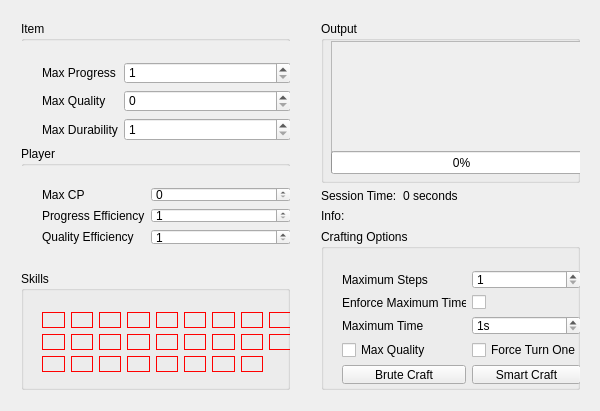
<?xml version="1.0" encoding="UTF-8"?>
<ui version="4.0">
 <class>CrafterOfLightClass</class>
 <widget class="QWidget" name="CrafterOfLightClass">
  <property name="geometry">
   <rect>
    <x>0</x>
    <y>0</y>
    <width>600</width>
    <height>411</height>
   </rect>
  </property>
  <property name="sizePolicy">
   <sizepolicy hsizetype="MinimumExpanding" vsizetype="MinimumExpanding">
    <horstretch>0</horstretch>
    <verstretch>0</verstretch>
   </sizepolicy>
  </property>
  <property name="windowTitle">
   <string>CrafterOfLight</string>
  </property>
  <widget class="QWidget" name="verticalLayoutWidget">
   <property name="geometry">
    <rect>
     <x>10</x>
     <y>10</y>
     <width>291</width>
     <height>391</height>
    </rect>
   </property>
   <layout class="QVBoxLayout" name="verticalLayout">
    <property name="sizeConstraint">
     <enum>QLayout::SizeConstraint::SetMinimumSize</enum>
    </property>
    <item>
     <widget class="QGroupBox" name="itemBox">
      <property name="title">
       <string>Item</string>
      </property>
      <widget class="QScrollArea" name="scrollArea">
       <property name="geometry">
        <rect>
         <x>0</x>
         <y>20</y>
         <width>291</width>
         <height>121</height>
        </rect>
       </property>
       <property name="frameShape">
        <enum>QFrame::Shape::NoFrame</enum>
       </property>
       <property name="widgetResizable">
        <bool>true</bool>
       </property>
       <widget class="QWidget" name="scrollAreaWidgetContents">
        <property name="geometry">
         <rect>
          <x>0</x>
          <y>0</y>
          <width>291</width>
          <height>121</height>
         </rect>
        </property>
        <widget class="QWidget" name="formLayoutWidget">
         <property name="geometry">
          <rect>
           <x>10</x>
           <y>10</y>
           <width>271</width>
           <height>101</height>
          </rect>
         </property>
         <layout class="QFormLayout" name="formLayout">
          <item row="0" column="0">
           <widget class="QLabel" name="label">
            <property name="text">
             <string>Max Progress</string>
            </property>
           </widget>
          </item>
          <item row="0" column="1">
           <widget class="QSpinBox" name="spinBox_itemProgress">
            <property name="buttonSymbols">
             <enum>QAbstractSpinBox::ButtonSymbols::UpDownArrows</enum>
            </property>
            <property name="minimum">
             <number>1</number>
            </property>
            <property name="maximum">
             <number>10000</number>
            </property>
           </widget>
          </item>
          <item row="1" column="1">
           <widget class="QSpinBox" name="spinBox_itemQuality">
            <property name="maximum">
             <number>100000</number>
            </property>
           </widget>
          </item>
          <item row="2" column="1">
           <widget class="QSpinBox" name="spinBox_itemDurability">
            <property name="minimum">
             <number>1</number>
            </property>
            <property name="maximum">
             <number>1000</number>
            </property>
           </widget>
          </item>
          <item row="1" column="0">
           <widget class="QLabel" name="label_2">
            <property name="text">
             <string>Max Quality</string>
            </property>
           </widget>
          </item>
          <item row="2" column="0">
           <widget class="QLabel" name="label_3">
            <property name="text">
             <string>Max Durability</string>
            </property>
           </widget>
          </item>
         </layout>
        </widget>
       </widget>
      </widget>
     </widget>
    </item>
    <item>
     <widget class="QGroupBox" name="playerBox">
      <property name="title">
       <string>Player</string>
      </property>
      <widget class="QScrollArea" name="scrollArea_2">
       <property name="geometry">
        <rect>
         <x>0</x>
         <y>20</y>
         <width>291</width>
         <height>101</height>
        </rect>
       </property>
       <property name="frameShape">
        <enum>QFrame::Shape::NoFrame</enum>
       </property>
       <property name="widgetResizable">
        <bool>true</bool>
       </property>
       <widget class="QWidget" name="scrollAreaWidgetContents_2">
        <property name="geometry">
         <rect>
          <x>0</x>
          <y>0</y>
          <width>291</width>
          <height>101</height>
         </rect>
        </property>
        <widget class="QWidget" name="formLayoutWidget_2">
         <property name="geometry">
          <rect>
           <x>10</x>
           <y>10</y>
           <width>271</width>
           <height>80</height>
          </rect>
         </property>
         <layout class="QFormLayout" name="formLayout_2">
          <item row="0" column="0">
           <widget class="QLabel" name="label_4">
            <property name="text">
             <string>Max CP</string>
            </property>
           </widget>
          </item>
          <item row="0" column="1">
           <widget class="QSpinBox" name="spinBox_maxCP">
            <property name="maximum">
             <number>1000</number>
            </property>
           </widget>
          </item>
          <item row="1" column="1">
           <widget class="QSpinBox" name="spinBox_progress">
            <property name="minimum">
             <number>1</number>
            </property>
            <property name="maximum">
             <number>1000</number>
            </property>
           </widget>
          </item>
          <item row="2" column="1">
           <widget class="QSpinBox" name="spinBox_quality">
            <property name="minimum">
             <number>1</number>
            </property>
            <property name="maximum">
             <number>1000</number>
            </property>
           </widget>
          </item>
          <item row="1" column="0">
           <widget class="QLabel" name="label_5">
            <property name="text">
             <string>Progress Efficiency</string>
            </property>
           </widget>
          </item>
          <item row="2" column="0">
           <widget class="QLabel" name="label_6">
            <property name="text">
             <string>Quality Efficiency</string>
            </property>
           </widget>
          </item>
         </layout>
        </widget>
       </widget>
      </widget>
     </widget>
    </item>
    <item>
     <widget class="QGroupBox" name="skillsBox">
      <property name="title">
       <string>Skills</string>
      </property>
      <widget class="QWidget" name="gridLayoutWidget_2">
       <property name="geometry">
        <rect>
         <x>10</x>
         <y>30</y>
         <width>271</width>
         <height>85</height>
        </rect>
       </property>
       <layout class="QGridLayout" name="gridLayout_2">
        <item row="0" column="0">
         <widget class="QPushButton" name="pushButton_basicSynthesis">
          <property name="enabled">
           <bool>true</bool>
          </property>
          <property name="sizePolicy">
           <sizepolicy hsizetype="Fixed" vsizetype="Fixed">
            <horstretch>0</horstretch>
            <verstretch>0</verstretch>
           </sizepolicy>
          </property>
          <property name="styleSheet">
           <string notr="true">QPushButton{ border-width: 1px;
     border-style: solid;
     border-color: red;
 }
QPushButton:checked{ border-width: 1px;
     border-style: solid;
     border-color: green;
 }
QPushButton:disabled{
	border-style: none;
}</string>
          </property>
          <property name="text">
           <string/>
          </property>
          <property name="icon">
           <iconset>
            <selectedon>resources/skillIcons/Basic_Synthesis.png</selectedon>
           </iconset>
          </property>
          <property name="checkable">
           <bool>true</bool>
          </property>
          <property name="checked">
           <bool>false</bool>
          </property>
          <property name="autoExclusive">
           <bool>false</bool>
          </property>
         </widget>
        </item>
        <item row="0" column="1">
         <widget class="QPushButton" name="pushButton_carefulSynthesis">
          <property name="sizePolicy">
           <sizepolicy hsizetype="Fixed" vsizetype="Fixed">
            <horstretch>0</horstretch>
            <verstretch>0</verstretch>
           </sizepolicy>
          </property>
          <property name="styleSheet">
           <string notr="true">QPushButton{ border-width: 1px;
     border-style: solid;
     border-color: red;
 }
QPushButton:checked{ border-width: 1px;
     border-style: solid;
     border-color: green;
 }
QPushButton:disabled{
	border-style: none;
}</string>
          </property>
          <property name="text">
           <string/>
          </property>
          <property name="icon">
           <iconset>
            <selectedon>resources/skillIcons/Careful_Synthesis.png</selectedon>
           </iconset>
          </property>
          <property name="checkable">
           <bool>true</bool>
          </property>
          <property name="checked">
           <bool>false</bool>
          </property>
          <property name="autoExclusive">
           <bool>false</bool>
          </property>
         </widget>
        </item>
        <item row="0" column="2">
         <widget class="QPushButton" name="pushButton_prudentSynthesis">
          <property name="sizePolicy">
           <sizepolicy hsizetype="Fixed" vsizetype="Fixed">
            <horstretch>0</horstretch>
            <verstretch>0</verstretch>
           </sizepolicy>
          </property>
          <property name="styleSheet">
           <string notr="true">QPushButton{ border-width: 1px;
     border-style: solid;
     border-color: red;
 }
QPushButton:checked{ border-width: 1px;
     border-style: solid;
     border-color: green;
 }
QPushButton:disabled{
	border-style: none;
}</string>
          </property>
          <property name="text">
           <string/>
          </property>
          <property name="icon">
           <iconset>
            <selectedon>resources/skillIcons/Prudent_Synthesis.png</selectedon>
           </iconset>
          </property>
          <property name="checkable">
           <bool>true</bool>
          </property>
          <property name="checked">
           <bool>false</bool>
          </property>
          <property name="autoExclusive">
           <bool>false</bool>
          </property>
         </widget>
        </item>
        <item row="0" column="3">
         <widget class="QPushButton" name="pushButton_groundwork">
          <property name="sizePolicy">
           <sizepolicy hsizetype="Fixed" vsizetype="Fixed">
            <horstretch>0</horstretch>
            <verstretch>0</verstretch>
           </sizepolicy>
          </property>
          <property name="styleSheet">
           <string notr="true">QPushButton{ border-width: 1px;
     border-style: solid;
     border-color: red;
 }
QPushButton:checked{ border-width: 1px;
     border-style: solid;
     border-color: green;
 }
QPushButton:disabled{
	border-style: none;
}</string>
          </property>
          <property name="text">
           <string/>
          </property>
          <property name="icon">
           <iconset>
            <selectedon>resources/skillIcons/Groundwork.png</selectedon>
           </iconset>
          </property>
          <property name="checkable">
           <bool>true</bool>
          </property>
          <property name="autoExclusive">
           <bool>false</bool>
          </property>
         </widget>
        </item>
        <item row="0" column="4">
         <widget class="QPushButton" name="pushButton_muscleMemory">
          <property name="sizePolicy">
           <sizepolicy hsizetype="Fixed" vsizetype="Fixed">
            <horstretch>0</horstretch>
            <verstretch>0</verstretch>
           </sizepolicy>
          </property>
          <property name="styleSheet">
           <string notr="true">QPushButton{ border-width: 1px;
     border-style: solid;
     border-color: red;
 }
QPushButton:checked{ border-width: 1px;
     border-style: solid;
     border-color: green;
 }
QPushButton:disabled{
	border-style: none;
}</string>
          </property>
          <property name="text">
           <string/>
          </property>
          <property name="icon">
           <iconset>
            <selectedon>resources/skillIcons/Muscle_Memory.png</selectedon>
           </iconset>
          </property>
          <property name="checkable">
           <bool>true</bool>
          </property>
          <property name="autoExclusive">
           <bool>false</bool>
          </property>
         </widget>
        </item>
        <item row="0" column="5">
         <widget class="QPushButton" name="pushButton_basicTouch">
          <property name="sizePolicy">
           <sizepolicy hsizetype="Fixed" vsizetype="Fixed">
            <horstretch>0</horstretch>
            <verstretch>0</verstretch>
           </sizepolicy>
          </property>
          <property name="styleSheet">
           <string notr="true">QPushButton{ border-width: 1px;
     border-style: solid;
     border-color: red;
 }
QPushButton:checked{ border-width: 1px;
     border-style: solid;
     border-color: green;
 }
QPushButton:disabled{
	border-style: none;
}</string>
          </property>
          <property name="text">
           <string/>
          </property>
          <property name="icon">
           <iconset>
            <selectedon>resources/skillIcons/Basic_Touch.png</selectedon>
           </iconset>
          </property>
          <property name="checkable">
           <bool>true</bool>
          </property>
          <property name="autoExclusive">
           <bool>false</bool>
          </property>
         </widget>
        </item>
        <item row="0" column="6">
         <widget class="QPushButton" name="pushButton_standardTouch">
          <property name="sizePolicy">
           <sizepolicy hsizetype="Fixed" vsizetype="Fixed">
            <horstretch>0</horstretch>
            <verstretch>0</verstretch>
           </sizepolicy>
          </property>
          <property name="styleSheet">
           <string notr="true">QPushButton{ border-width: 1px;
     border-style: solid;
     border-color: red;
 }
QPushButton:checked{ border-width: 1px;
     border-style: solid;
     border-color: green;
 }
QPushButton:disabled{
	border-style: none;
}</string>
          </property>
          <property name="text">
           <string/>
          </property>
          <property name="icon">
           <iconset>
            <selectedon>resources/skillIcons/Standard_Touch.png</selectedon>
           </iconset>
          </property>
          <property name="checkable">
           <bool>true</bool>
          </property>
          <property name="autoExclusive">
           <bool>false</bool>
          </property>
         </widget>
        </item>
        <item row="0" column="7">
         <widget class="QPushButton" name="pushButton_advancedTouch">
          <property name="sizePolicy">
           <sizepolicy hsizetype="Fixed" vsizetype="Fixed">
            <horstretch>0</horstretch>
            <verstretch>0</verstretch>
           </sizepolicy>
          </property>
          <property name="styleSheet">
           <string notr="true">QPushButton{ border-width: 1px;
     border-style: solid;
     border-color: red;
 }
QPushButton:checked{ border-width: 1px;
     border-style: solid;
     border-color: green;
 }
QPushButton:disabled{
	border-style: none;
}</string>
          </property>
          <property name="text">
           <string/>
          </property>
          <property name="icon">
           <iconset>
            <selectedon>resources/skillIcons/Advanced_Touch.png</selectedon>
           </iconset>
          </property>
          <property name="checkable">
           <bool>true</bool>
          </property>
          <property name="checked">
           <bool>false</bool>
          </property>
         </widget>
        </item>
        <item row="1" column="0">
         <widget class="QPushButton" name="pushButton_prudentTouch">
          <property name="styleSheet">
           <string notr="true">QPushButton{ border-width: 1px;
     border-style: solid;
     border-color: red;
 }
QPushButton:checked{ border-width: 1px;
     border-style: solid;
     border-color: green;
 }
QPushButton:disabled{
	border-style: none;
}</string>
          </property>
          <property name="text">
           <string/>
          </property>
          <property name="icon">
           <iconset>
            <selectedon>resources/skillIcons/Prudent_Touch.png</selectedon>
           </iconset>
          </property>
          <property name="checkable">
           <bool>true</bool>
          </property>
          <property name="autoExclusive">
           <bool>false</bool>
          </property>
         </widget>
        </item>
        <item row="1" column="1">
         <widget class="QPushButton" name="pushButton_preparatoryTouch">
          <property name="styleSheet">
           <string notr="true">QPushButton{ border-width: 1px;
     border-style: solid;
     border-color: red;
 }
QPushButton:checked{ border-width: 1px;
     border-style: solid;
     border-color: green;
 }
QPushButton:disabled{
	border-style: none;
}</string>
          </property>
          <property name="text">
           <string/>
          </property>
          <property name="icon">
           <iconset>
            <selectedon>resources/skillIcons/Preparatory_Touch.png</selectedon>
           </iconset>
          </property>
          <property name="checkable">
           <bool>true</bool>
          </property>
          <property name="autoExclusive">
           <bool>false</bool>
          </property>
         </widget>
        </item>
        <item row="1" column="2">
         <widget class="QPushButton" name="pushButton_reflect">
          <property name="styleSheet">
           <string notr="true">QPushButton{ border-width: 1px;
     border-style: solid;
     border-color: red;
 }
QPushButton:checked{ border-width: 1px;
     border-style: solid;
     border-color: green;
 }
QPushButton:disabled{
	border-style: none;
}</string>
          </property>
          <property name="text">
           <string/>
          </property>
          <property name="icon">
           <iconset>
            <selectedon>resources/skillIcons/Reflect.png</selectedon>
           </iconset>
          </property>
          <property name="checkable">
           <bool>true</bool>
          </property>
          <property name="autoExclusive">
           <bool>false</bool>
          </property>
         </widget>
        </item>
        <item row="1" column="3">
         <widget class="QPushButton" name="pushButton_trainedFinesse">
          <property name="styleSheet">
           <string notr="true">QPushButton{ border-width: 1px;
     border-style: solid;
     border-color: red;
 }
QPushButton:checked{ border-width: 1px;
     border-style: solid;
     border-color: green;
 }
QPushButton:disabled{
	border-style: none;
}</string>
          </property>
          <property name="text">
           <string/>
          </property>
          <property name="icon">
           <iconset>
            <selectedon>resources/skillIcons/Trained_Finesse.png</selectedon>
           </iconset>
          </property>
          <property name="checkable">
           <bool>true</bool>
          </property>
          <property name="autoExclusive">
           <bool>false</bool>
          </property>
         </widget>
        </item>
        <item row="1" column="4">
         <widget class="QPushButton" name="pushButton_refinedTouch">
          <property name="styleSheet">
           <string notr="true">QPushButton{ border-width: 1px;
     border-style: solid;
     border-color: red;
 }
QPushButton:checked{ border-width: 1px;
     border-style: solid;
     border-color: green;
 }
QPushButton:disabled{
	border-style: none;
}</string>
          </property>
          <property name="text">
           <string/>
          </property>
          <property name="icon">
           <iconset>
            <selectedon>resources/skillIcons/Refined_Touch.png</selectedon>
           </iconset>
          </property>
          <property name="checkable">
           <bool>true</bool>
          </property>
          <property name="autoExclusive">
           <bool>false</bool>
          </property>
         </widget>
        </item>
        <item row="1" column="5">
         <widget class="QPushButton" name="pushButton_wasteNotI">
          <property name="styleSheet">
           <string notr="true">QPushButton{ border-width: 1px;
     border-style: solid;
     border-color: red;
 }
QPushButton:checked{ border-width: 1px;
     border-style: solid;
     border-color: green;
 }
QPushButton:disabled{
	border-style: none;
}</string>
          </property>
          <property name="text">
           <string/>
          </property>
          <property name="icon">
           <iconset>
            <selectedon>resources/skillIcons/Waste_Not.png</selectedon>
           </iconset>
          </property>
          <property name="checkable">
           <bool>true</bool>
          </property>
          <property name="autoExclusive">
           <bool>false</bool>
          </property>
         </widget>
        </item>
        <item row="1" column="6">
         <widget class="QPushButton" name="pushButton_wasteNotII">
          <property name="styleSheet">
           <string notr="true">QPushButton{ border-width: 1px;
     border-style: solid;
     border-color: red;
 }
QPushButton:checked{ border-width: 1px;
     border-style: solid;
     border-color: green;
 }
QPushButton:disabled{
	border-style: none;
}</string>
          </property>
          <property name="text">
           <string/>
          </property>
          <property name="icon">
           <iconset>
            <selectedon>resources/skillIcons/Waste_Not_II.png</selectedon>
           </iconset>
          </property>
          <property name="checkable">
           <bool>true</bool>
          </property>
          <property name="autoExclusive">
           <bool>false</bool>
          </property>
         </widget>
        </item>
        <item row="1" column="7">
         <widget class="QPushButton" name="pushButton_greatStrides">
          <property name="styleSheet">
           <string notr="true">QPushButton{ border-width: 1px;
     border-style: solid;
     border-color: red;
 }
QPushButton:checked{ border-width: 1px;
     border-style: solid;
     border-color: green;
 }
QPushButton:disabled{
	border-style: none;
}</string>
          </property>
          <property name="text">
           <string/>
          </property>
          <property name="icon">
           <iconset>
            <selectedon>resources/skillIcons/Great_Strides.png</selectedon>
           </iconset>
          </property>
          <property name="checkable">
           <bool>true</bool>
          </property>
          <property name="autoExclusive">
           <bool>false</bool>
          </property>
         </widget>
        </item>
        <item row="2" column="0">
         <widget class="QPushButton" name="pushButton_veneration">
          <property name="styleSheet">
           <string notr="true">QPushButton{ border-width: 1px;
     border-style: solid;
     border-color: red;
 }
QPushButton:checked{ border-width: 1px;
     border-style: solid;
     border-color: green;
 }
QPushButton:disabled{
	border-style: none;
}</string>
          </property>
          <property name="text">
           <string/>
          </property>
          <property name="icon">
           <iconset>
            <selectedon>resources/skillIcons/Veneration.png</selectedon>
           </iconset>
          </property>
          <property name="checkable">
           <bool>true</bool>
          </property>
          <property name="autoExclusive">
           <bool>false</bool>
          </property>
         </widget>
        </item>
        <item row="2" column="1">
         <widget class="QPushButton" name="pushButton_finalAppraisal">
          <property name="styleSheet">
           <string notr="true">QPushButton{ border-width: 1px;
     border-style: solid;
     border-color: red;
 }
QPushButton:checked{ border-width: 1px;
     border-style: solid;
     border-color: green;
 }
QPushButton:disabled{
	border-style: none;
}</string>
          </property>
          <property name="text">
           <string/>
          </property>
          <property name="icon">
           <iconset>
            <selectedon>resources/skillIcons/Final_Appraisal.png</selectedon>
           </iconset>
          </property>
          <property name="checkable">
           <bool>true</bool>
          </property>
          <property name="autoExclusive">
           <bool>false</bool>
          </property>
         </widget>
        </item>
        <item row="2" column="2">
         <widget class="QPushButton" name="pushButton_mastersMend">
          <property name="styleSheet">
           <string notr="true">QPushButton{ border-width: 1px;
     border-style: solid;
     border-color: red;
 }
QPushButton:checked{ border-width: 1px;
     border-style: solid;
     border-color: green;
 }
QPushButton:disabled{
	border-style: none;
}</string>
          </property>
          <property name="text">
           <string/>
          </property>
          <property name="icon">
           <iconset>
            <selectedon>resources/skillIcons/Master's_Mend.png</selectedon>
           </iconset>
          </property>
          <property name="checkable">
           <bool>true</bool>
          </property>
          <property name="autoExclusive">
           <bool>false</bool>
          </property>
         </widget>
        </item>
        <item row="2" column="3">
         <widget class="QPushButton" name="pushButton_manipulation">
          <property name="styleSheet">
           <string notr="true">QPushButton{ border-width: 1px;
     border-style: solid;
     border-color: red;
 }
QPushButton:checked{ border-width: 1px;
     border-style: solid;
     border-color: green;
 }
QPushButton:disabled{
	border-style: none;
}</string>
          </property>
          <property name="text">
           <string/>
          </property>
          <property name="icon">
           <iconset>
            <selectedon>resources/skillIcons/Manipulation.png</selectedon>
           </iconset>
          </property>
          <property name="checkable">
           <bool>true</bool>
          </property>
          <property name="autoExclusive">
           <bool>false</bool>
          </property>
         </widget>
        </item>
        <item row="2" column="4">
         <widget class="QPushButton" name="pushButton_immaculateMend">
          <property name="styleSheet">
           <string notr="true">QPushButton{ border-width: 1px;
     border-style: solid;
     border-color: red;
 }
QPushButton:checked{ border-width: 1px;
     border-style: solid;
     border-color: green;
 }
QPushButton:disabled{
	border-style: none;
}</string>
          </property>
          <property name="text">
           <string/>
          </property>
          <property name="icon">
           <iconset>
            <selectedon>resources/skillIcons/Immaculate_Mend.png</selectedon>
           </iconset>
          </property>
          <property name="checkable">
           <bool>true</bool>
          </property>
          <property name="autoExclusive">
           <bool>false</bool>
          </property>
         </widget>
        </item>
        <item row="2" column="5">
         <widget class="QPushButton" name="pushButton_trainedPerfection">
          <property name="styleSheet">
           <string notr="true">QPushButton{ border-width: 1px;
     border-style: solid;
     border-color: red;
 }
QPushButton:checked{ border-width: 1px;
     border-style: solid;
     border-color: green;
 }
QPushButton:disabled{
	border-style: none;
}</string>
          </property>
          <property name="text">
           <string/>
          </property>
          <property name="icon">
           <iconset>
            <selectedon>resources/skillIcons/Trained_Perfection.png</selectedon>
           </iconset>
          </property>
          <property name="checkable">
           <bool>true</bool>
          </property>
          <property name="autoExclusive">
           <bool>false</bool>
          </property>
         </widget>
        </item>
        <item row="2" column="6">
         <widget class="QPushButton" name="pushButton_observe">
          <property name="styleSheet">
           <string notr="true">QPushButton{ border-width: 1px;
     border-style: solid;
     border-color: red;
 }
QPushButton:checked{ border-width: 1px;
     border-style: solid;
     border-color: green;
 }
QPushButton:disabled{
	border-style: none;
}</string>
          </property>
          <property name="text">
           <string/>
          </property>
          <property name="icon">
           <iconset>
            <selectedon>resources/skillIcons/Observe.png</selectedon>
           </iconset>
          </property>
          <property name="checkable">
           <bool>true</bool>
          </property>
          <property name="autoExclusive">
           <bool>false</bool>
          </property>
         </widget>
        </item>
        <item row="2" column="7">
         <widget class="QPushButton" name="pushButton_delicateSynthesis">
          <property name="styleSheet">
           <string notr="true">QPushButton{ border-width: 1px;
     border-style: solid;
     border-color: red;
 }
QPushButton:checked{ border-width: 1px;
     border-style: solid;
     border-color: green;
 }
QPushButton:disabled{
	border-style: none;
}</string>
          </property>
          <property name="text">
           <string/>
          </property>
          <property name="icon">
           <iconset>
            <selectedon>resources/skillIcons/Delicate_Synthesis.png</selectedon>
           </iconset>
          </property>
          <property name="checkable">
           <bool>true</bool>
          </property>
          <property name="autoExclusive">
           <bool>false</bool>
          </property>
         </widget>
        </item>
        <item row="0" column="8">
         <widget class="QPushButton" name="pushButton_byregotsBlessing">
          <property name="sizePolicy">
           <sizepolicy hsizetype="Fixed" vsizetype="Fixed">
            <horstretch>0</horstretch>
            <verstretch>0</verstretch>
           </sizepolicy>
          </property>
          <property name="contextMenuPolicy">
           <enum>Qt::ContextMenuPolicy::DefaultContextMenu</enum>
          </property>
          <property name="styleSheet">
           <string notr="true">QPushButton{ border-width: 1px;
     border-style: solid;
     border-color: red;
 }
QPushButton:checked{ border-width: 1px;
     border-style: solid;
     border-color: green;
 }
QPushButton:disabled{
	border-style: none;
}</string>
          </property>
          <property name="text">
           <string/>
          </property>
          <property name="icon">
           <iconset>
            <selectedon>resources/skillIcons/Byregot's_Blessing.png</selectedon>
           </iconset>
          </property>
          <property name="checkable">
           <bool>true</bool>
          </property>
         </widget>
        </item>
        <item row="1" column="8">
         <widget class="QPushButton" name="pushButton_innovation">
          <property name="styleSheet">
           <string notr="true">QPushButton{ border-width: 1px;
     border-style: solid;
     border-color: red;
 }
QPushButton:checked{ border-width: 1px;
     border-style: solid;
     border-color: green;
 }
QPushButton:disabled{
	border-style: none;
}</string>
          </property>
          <property name="text">
           <string/>
          </property>
          <property name="icon">
           <iconset>
            <selectedon>resources/skillIcons/Innovation.png</selectedon>
           </iconset>
          </property>
          <property name="checkable">
           <bool>true</bool>
          </property>
          <property name="autoExclusive">
           <bool>false</bool>
          </property>
         </widget>
        </item>
       </layout>
      </widget>
     </widget>
    </item>
   </layout>
  </widget>
  <widget class="QWidget" name="verticalLayoutWidget_2">
   <property name="geometry">
    <rect>
     <x>310</x>
     <y>10</y>
     <width>281</width>
     <height>391</height>
    </rect>
   </property>
   <layout class="QVBoxLayout" name="verticalLayout_2">
    <item>
     <widget class="QGroupBox" name="outputBox">
      <property name="sizePolicy">
       <sizepolicy hsizetype="Preferred" vsizetype="MinimumExpanding">
        <horstretch>0</horstretch>
        <verstretch>0</verstretch>
       </sizepolicy>
      </property>
      <property name="title">
       <string>Output</string>
      </property>
      <widget class="QScrollArea" name="scrollArea_3">
       <property name="geometry">
        <rect>
         <x>10</x>
         <y>20</y>
         <width>261</width>
         <height>111</height>
        </rect>
       </property>
       <property name="widgetResizable">
        <bool>true</bool>
       </property>
       <widget class="QWidget" name="scrollAreaWidgetContents_3">
        <property name="geometry">
         <rect>
          <x>0</x>
          <y>0</y>
          <width>259</width>
          <height>109</height>
         </rect>
        </property>
        <layout class="QVBoxLayout" name="verticalLayout_3">
         <item>
          <layout class="QGridLayout" name="gridLayout_macroOutput"/>
         </item>
        </layout>
       </widget>
      </widget>
      <widget class="QProgressBar" name="progressBar">
       <property name="geometry">
        <rect>
         <x>10</x>
         <y>130</y>
         <width>261</width>
         <height>23</height>
        </rect>
       </property>
       <property name="value">
        <number>0</number>
       </property>
      </widget>
     </widget>
    </item>
    <item>
     <layout class="QGridLayout" name="gridLayout">
      <item row="0" column="0">
       <widget class="QLabel" name="label_sessionTimeLabel">
        <property name="text">
         <string>Session Time:</string>
        </property>
       </widget>
      </item>
      <item row="0" column="1">
       <widget class="QLabel" name="label_sessionTime">
        <property name="sizePolicy">
         <sizepolicy hsizetype="MinimumExpanding" vsizetype="Preferred">
          <horstretch>0</horstretch>
          <verstretch>0</verstretch>
         </sizepolicy>
        </property>
        <property name="text">
         <string>0 seconds</string>
        </property>
       </widget>
      </item>
     </layout>
    </item>
    <item>
     <widget class="QLabel" name="label_info">
      <property name="sizePolicy">
       <sizepolicy hsizetype="Preferred" vsizetype="Minimum">
        <horstretch>0</horstretch>
        <verstretch>0</verstretch>
       </sizepolicy>
      </property>
      <property name="text">
       <string>Info: </string>
      </property>
     </widget>
    </item>
    <item>
     <widget class="QGroupBox" name="optionsBox">
      <property name="sizePolicy">
       <sizepolicy hsizetype="Preferred" vsizetype="MinimumExpanding">
        <horstretch>0</horstretch>
        <verstretch>0</verstretch>
       </sizepolicy>
      </property>
      <property name="title">
       <string>Crafting Options</string>
      </property>
      <widget class="QWidget" name="gridLayoutWidget">
       <property name="geometry">
        <rect>
         <x>10</x>
         <y>30</y>
         <width>261</width>
         <height>136</height>
        </rect>
       </property>
       <layout class="QGridLayout" name="gridLayout_3">
        <item row="0" column="0">
         <widget class="QLabel" name="stepsLabel">
          <property name="text">
           <string>Maximum Steps</string>
          </property>
         </widget>
        </item>
        <item row="2" column="0">
         <widget class="QLabel" name="stepsLabel_maximumTime">
          <property name="text">
           <string>Maximum Time</string>
          </property>
         </widget>
        </item>
        <item row="4" column="1">
         <widget class="QPushButton" name="pushButton_smartCraft">
          <property name="text">
           <string>Smart Craft</string>
          </property>
         </widget>
        </item>
        <item row="3" column="1">
         <widget class="QCheckBox" name="checkBox_forceTurnOne">
          <property name="text">
           <string>Force Turn One</string>
          </property>
         </widget>
        </item>
        <item row="0" column="1">
         <widget class="QSpinBox" name="spinBox_maximumTurns">
          <property name="minimum">
           <number>1</number>
          </property>
          <property name="maximum">
           <number>30</number>
          </property>
         </widget>
        </item>
        <item row="4" column="0">
         <widget class="QPushButton" name="pushButton_bruteCraft">
          <property name="text">
           <string>Brute Craft</string>
          </property>
         </widget>
        </item>
        <item row="2" column="1">
         <widget class="QSpinBox" name="spinBox_maximumTime">
          <property name="suffix">
           <string>s</string>
          </property>
          <property name="minimum">
           <number>1</number>
          </property>
          <property name="maximum">
           <number>90</number>
          </property>
         </widget>
        </item>
        <item row="3" column="0">
         <widget class="QCheckBox" name="checkBox_maxQuality">
          <property name="text">
           <string>Max Quality</string>
          </property>
         </widget>
        </item>
        <item row="1" column="1">
         <widget class="QCheckBox" name="checkBox_maximumTime">
          <property name="text">
           <string/>
          </property>
         </widget>
        </item>
        <item row="1" column="0">
         <widget class="QLabel" name="stepsLabel_2">
          <property name="text">
           <string>Enforce Maximum Time</string>
          </property>
         </widget>
        </item>
       </layout>
      </widget>
     </widget>
    </item>
   </layout>
  </widget>
 </widget>
 <layoutdefault spacing="6" margin="11"/>
 <resources>
  <include location="CrafterOfLight.qrc"/>
 </resources>
 <connections/>
</ui>
